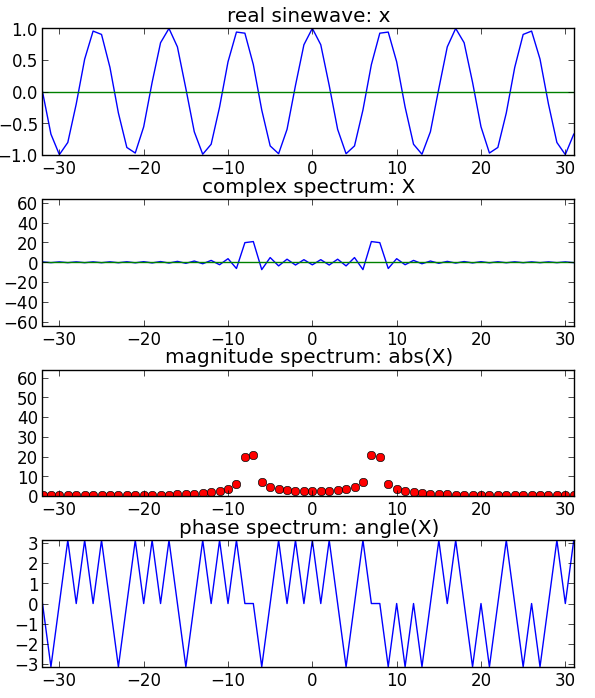

Python code for this plot:
import numpy as np
import matplotlib.pyplot as plt

plt.figure(1)
N = 64
k0 = 7.5
X = np.array([])
nv = np.arange(-N/2, N/2)
kv = np.arange(-N/2, N/2)
x = np.cos(2*np.pi*k0/N*nv)

plt.subplot(411)
plt.title('real sinewave: x')
plt.plot(nv, np.real(x))
plt.plot(nv, np.imag(x))
plt.axis([-N/2,N/2-1,-1,1])
for k in kv:
	s = np.exp(1j*2*np.pi*k/N*nv)
	X = np.append(X, sum(x*np.conjugate(s)))

plt.subplot(412)
plt.title('complex spectrum: X')
plt.plot(kv, np.real(X))
plt.plot(kv, np.imag(X))
plt.axis([-N/2,N/2-1,-N,N])

plt.subplot(413)
plt.title('magnitude spectrum: abs(X)')
plt.plot(kv, abs(X), 'ro')
plt.axis([-N/2,N/2-1,0,N])

plt.subplot(414)
plt.title('phase spectrum: angle(X)')
plt.plot(kv, np.angle(X))
plt.axis([-N/2,N/2-1,-np.pi,np.pi])

plt.show()
